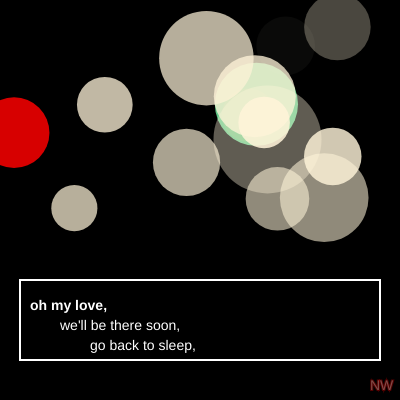
Frame 1 (no input)
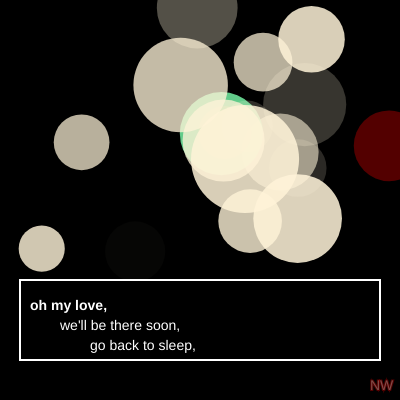
Frame 60 (no input)
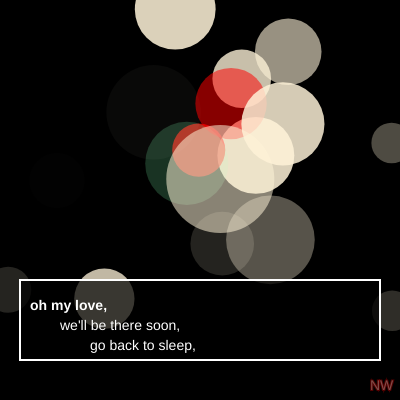
Frame 120 (the mouse pressed at the canvas centre since frame 60)

The p5.js sketch that drew these frames (run headless with seeded random() and noise() and a simulated clock; from frame 60 on, the mouse is pressed at the canvas centre):

// p5.js sketch
// ── sketch.js
let lights = [];

function setup() {
  createCanvas(400, 400);

  for (let i = 0; i < 22; i++) {
    lights.push({
      position: createVector(random(0, 400), random(0, 220)),
      offset: createVector(random(-0.3, -0.6), random(0, 0.8)),
      life: random(0, 200),
      size: randomGaussian(70, 14),
      color: random([
        "#FFF4D9",
        "#FFF4D9",
        "#FFF4D9",
        "#FFF4D9",
        "#FFF4D9",
        "#FFF4D9",
        "#FFF4D9",
        "#FFF4D9",
        "#FFF4D9",
        "#FFF4D9",
        "#FFF4D9",
        "#FF0000",
        "#FF0000",
        "#FF0000",
        "#7CFFAE",
      ]),
    });
  }
}

function update() {
  for (const light of lights) {
    light.life -= randomGaussian(0.4, 0.4);
    light.position = light.position.add(
      createVector(randomGaussian(light.offset.x, 0.2), light.offset.y)
    );

    if (light.position.x < 0) {
      light.position.x = 400;
    }
    if (light.position.y > height) {
      light.position.y = random(0, 80);
    }
  }
}

function signature() {
  const fillColor = color("#EEF2E4");
  fillColor.setAlpha(80);
  fill(fillColor);

  const textColor = color("red");
  textColor.setAlpha(80);
  strokeWeight(2);
  stroke(textColor);
  text("NW", 370, 390);
}

function draw() {
  update();

  background("black");

  for (const light of lights) {
    const c = color(light.color);
    c.setAlpha(map(cos(light.life / 20), 0, 1, 40, 220));

    fill(c);
    noStroke();
    circle(light.position.x, light.position.y, light.size);
  }

  stroke("white");
  strokeWeight(2);

  fill("rgba(0,0,0,0.7)");
  rect(20, 280, 360, 80);

  fill("white");
  noStroke();
  textSize(14);

  textStyle("bold");
  text("oh my love,", 30, 310);

  textStyle("normal");
  text("we'll be there soon,", 60, 330);
  text("go back to sleep,", 90, 350);

  signature();
}
